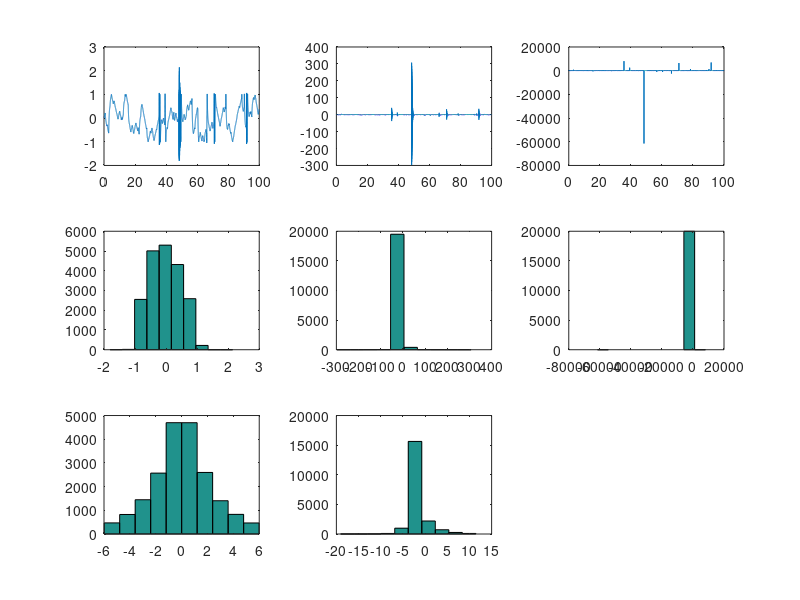

Reproduce this figure in MATLAB.
clc
clear all

tstep=.005;
t=0:tstep:100;
v=.1;
x=0;

state=zeros(length(t),3);

W=2; %Might be an outer loop later
hellzno=.05;

%Euler because why not and stochastic
for k=1:length(t)
    if v==0
        v=v+.001*randn; %Floating point zero isn't real and causes nasty headaches
    end
    %r=hellzno+(1-2*hellzno)*rand;
    r=.95*rand;
    invcumulativedensity=-W*log(1-r);
    a=sign(rand-.5)*invcumulativedensity/v;
    
    state(k,:)=[x v a];
    v=v+a*tstep-tstep*(1.6*W)*v;
    x=x+v*tstep;
    
    if x>1
        v=-abs(v);
    elseif x<-1
        v=abs(v);
    end
end

figure(88)
clf
for k=1:3
    subplot(3,3,k)
    plot(t,state(:,k))
    
    subplot(3,3,3+k)
    hist(state(:,k))
end

subplot(3,3,[7])
hist(state(:,2).*state(:,3))

subplot(3,3,8)
hist(log(state(:,2).^2))
